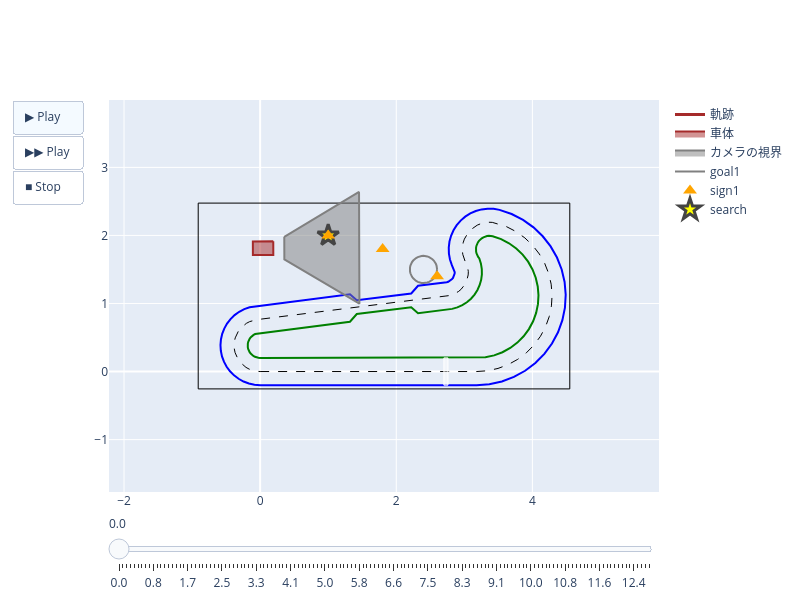

This figure's notebook cell:
### Code cell
class Mission2(MissionBase):
    def __init__(self):
        super().__init__(type_b_circuit, t_max=20)
        self.goals = [
            GoalCircle((2.4, 1.5), 0.2, should_stop=True),
        ]
        self.initial_xy = (0.0, 2.0)
        self.random_d_xy = (0.1, 0.2)
        self.random_d_yaw_deg = 1
        self.set_signs(
            [
                Sign(x=1.0, y=2.0, name="sign1"),
                Sign(x=1.8, y=1.8, name="sign1"),
                Sign(x=2.6, y=1.4, name="sign1"),
            ]
        )

    @staticmethod
    def command_func(*, move, rotate, search, **kwargs):
        """回答例：回転と直進を交互にして認識対象に近づく"""
        while True:
            pos = search()
            if pos is None:
                move(v=0)
            else:
                ######## ここから下にプログラムを書こう
                if pos.theta > 5:
                    rotate(w=45)
                elif pos.theta < -5:
                    rotate(w=-45)
                else:
                    move(v=1)
                ######## ここより上にプログラムを書こう
        ######## プログラムを書いた後にセルを実行し結果を確認しよう


sim = CarSim(prop, Mission2())
sim.run()
SimDrawer(sim).show()

### Figure 1 — Plotly figure (JSON) as saved in the notebook; plotly's stock layout.template omitted (floating-point values rounded to 4 significant figures)
{"data": [{"fill": "none", "line": {"color": "black", "dash": "dash", "width": 1}, "mode": "lines", "name": "lane_center", "showlegend": false, "type": "scatter", "x": [0.0, 3.18, 3.339, 3.495, 3.645, 3.785, 3.912, 4.024, 4.119, 4.194, 4.248, 4.281, 4.29, 4.276, 4.24, 4.182, 4.103, 4.005, 3.89, 3.76, 3.618, 3.467, 3.411, 3.354, 3.298, 3.242, 3.19, 3.141, 3.097, 3.058, 3.026, 3.001, 2.983, 2.973, 2.971, 2.977, 2.992, 3.014, 3.043, 3.054, 3.059, 3.057, 3.048, 3.033, 3.011, 2.983, 2.95, 2.912, 2.871, 2.826, 2.778, 2.73, -0.04749, -0.1014, -0.1532, -0.2019, -0.2464, -0.2858, -0.3193, -0.3463, -0.3661, -0.3784, -0.3829, -0.3795, -0.3682, -0.3494, -0.3234, -0.2907, -0.252, -0.2081, -0.16, -0.1085, -0.05482, -1.172e-16], "y": [0.0, 3.894e-16, 0.01149, 0.04571, 0.102, 0.1791, 0.2755, 0.3891, 0.5177, 0.6585, 0.8087, 0.9651, 1.125, 1.284, 1.439, 1.588, 1.727, 1.853, 1.963, 2.056, 2.13, 2.182, 2.192, 2.194, 2.187, 2.173, 2.151, 2.121, 2.085, 2.044, 1.997, 1.946, 1.891, 1.835, 1.778, 1.722, 1.667, 1.614, 1.565, 1.517, 1.469, 1.42, 1.372, 1.325, 1.282, 1.241, 1.205, 1.174, 1.149, 1.129, 1.116, 1.11, 0.7628, 0.7521, 0.7338, 0.7082, 0.676, 0.6377, 0.5941, 0.5462, 0.4949, 0.4414, 0.3866, 0.3317, 0.2779, 0.2263, 0.1779, 0.1337, 0.09463, 0.06152, 0.03503, 0.0157, 0.00395, 5e-06]}, {"fill": "none", "line": {"color": "blue", "dash": "solid", "width": 2}, "mode": "lines", "name": "lane_outer", "showlegend": false, "type": "scatter", "x": [2.449e-17, 3.18, 3.368, 3.552, 3.729, 3.894, 4.044, 4.176, 4.288, 4.377, 4.441, 4.479, 4.49, 4.474, 4.431, 4.362, 4.269, 4.153, 4.017, 3.863, 3.696, 3.517, 3.43, 3.342, 3.254, 3.169, 3.088, 3.013, 2.946, 2.889, 2.841, 2.806, 2.782, 2.772, 2.774, 2.789, 2.817, 2.857, 2.859, 2.858, 2.853, 2.845, 2.834, 2.82, 2.803, 2.784, 2.764, 2.742, 2.32, 2.22, 1.42, 1.32, -0.0723, -0.1544, -0.2333, -0.3073, -0.3751, -0.4351, -0.4862, -0.5272, -0.5574, -0.576, -0.5829, -0.5777, -0.5606, -0.5319, -0.4923, -0.4425, -0.3836, -0.3169, -0.2435, -0.1652, -0.08346, -1.54e-16], "y": [-0.2, -0.2, -0.1864, -0.146, -0.07956, 0.01153, 0.1254, 0.2596, 0.4115, 0.5778, 0.7552, 0.9399, 1.128, 1.316, 1.5, 1.675, 1.839, 1.988, 2.118, 2.228, 2.314, 2.376, 2.391, 2.393, 2.383, 2.359, 2.323, 2.276, 2.218, 2.151, 2.076, 1.995, 1.91, 1.822, 1.734, 1.647, 1.563, 1.484, 1.461, 1.439, 1.417, 1.395, 1.376, 1.358, 1.342, 1.33, 1.32, 1.313, 1.26, 1.147, 1.047, 1.135, 0.9613, 0.945, 0.9171, 0.8782, 0.8291, 0.7708, 0.7045, 0.6315, 0.5535, 0.4719, 0.3885, 0.305, 0.2231, 0.1445, 0.07078, 0.003508, -0.05594, -0.1064, -0.1467, -0.1761, -0.194, -0.2]}, {"fill": "none", "line": {"color": "green", "dash": "solid", "width": 2}, "mode": "lines", "name": "lane_inner", "showlegend": false, "type": "scatter", "x": [-2.449e-17, 3.18, 3.31, 3.438, 3.561, 3.675, 3.78, 3.872, 3.949, 4.011, 4.056, 4.082, 4.09, 4.079, 4.049, 4.002, 3.937, 3.857, 3.763, 3.657, 3.541, 3.418, 3.39, 3.362, 3.334, 3.307, 3.281, 3.257, 3.235, 3.216, 3.2, 3.187, 3.178, 3.172, 3.171, 3.173, 3.18, 3.19, 3.203, 3.22, 3.244, 3.257, 3.258, 3.248, 3.226, 3.193, 3.151, 3.098, 3.038, 2.971, 2.898, 2.821, 2.742, 2.32, 2.22, 1.42, 1.32, -0.02269, -0.04843, -0.07319, -0.09643, -0.1177, -0.1365, -0.1525, -0.1654, -0.1749, -0.1807, -0.1829, -0.1812, -0.1759, -0.1669, -0.1545, -0.1388, -0.1204, -0.09942, -0.07641, -0.05183, -0.02619, -8.049e-17], "y": [0.2, 0.2, 0.2094, 0.2374, 0.2835, 0.3466, 0.4255, 0.5185, 0.6238, 0.7391, 0.8621, 0.9902, 1.121, 1.251, 1.379, 1.5, 1.614, 1.718, 1.809, 1.885, 1.945, 1.988, 1.993, 1.994, 1.991, 1.983, 1.973, 1.958, 1.941, 1.92, 1.897, 1.872, 1.846, 1.818, 1.79, 1.762, 1.735, 1.709, 1.684, 1.662, 1.586, 1.507, 1.427, 1.348, 1.271, 1.198, 1.131, 1.071, 1.018, 0.9755, 0.9427, 0.9209, 0.9104, 0.8572, 0.9455, 0.8455, 0.7322, 0.5644, 0.5592, 0.5505, 0.5383, 0.5229, 0.5046, 0.4838, 0.4609, 0.4364, 0.4108, 0.3847, 0.3585, 0.3328, 0.3081, 0.285, 0.2639, 0.2452, 0.2294, 0.2167, 0.2075, 0.2019, 0.2]}, {"fill": "none", "line": {"color": "black", "dash": "solid", "width": 1}, "mode": "lines", "name": "rim", "showlegend": false, "type": "scatter", "x": [-0.91, 4.55, 4.55, -0.91, -0.91], "y": [-0.255, -0.255, 2.475, 2.475, -0.255]}, {"fill": "toself", "line": {"color": "white", "dash": "solid", "width": 1}, "mode": "lines", "name": "start", "showlegend": false, "type": "scatter", "x": [2.7, 2.76, 2.76, 2.7, 2.7], "y": [-0.2, -0.2, 0.2, 0.2, -0.2]}, {"legendrank": 1, "line": {"color": "brown", "width": 3}, "mode": "lines", "name": "軌跡", "type": "scatter", "x": [0.04324], "y": [1.813]}, {"fill": "toself", "legendrank": 2, "line": {"color": "brown", "width": 2}, "mode": "lines", "name": "車体", "type": "scatter", "x": [0.1929, 0.1936, -0.1064, -0.1071, 0.1929], "y": [1.914, 1.714, 1.713, 1.913, 1.914]}, {"fill": "toself", "legendrank": 3, "line": {"color": "gray", "width": 2}, "mode": "lines", "name": "カメラの視界", "type": "scatter", "x": [0.3546, 1.453, 1.459, 0.3558, 0.3546], "y": [1.979, 2.638, 0.9978, 1.649, 1.979]}, {"legendrank": 4, "line": {"color": "gray", "dash": "solid", "width": 2}, "mode": "lines", "name": "goal1", "type": "scatter", "x": [2.6, 2.598, 2.592, 2.582, 2.568, 2.551, 2.531, 2.508, 2.483, 2.456, 2.428, 2.4, 2.372, 2.344, 2.317, 2.292, 2.269, 2.249, 2.232, 2.218, 2.208, 2.202, 2.2, 2.202, 2.208, 2.218, 2.232, 2.249, 2.269, 2.292, 2.317, 2.344, 2.372, 2.4, 2.428, 2.456, 2.483, 2.508, 2.531, 2.551, 2.568, 2.582, 2.592, 2.598, 2.6], "y": [1.5, 1.528, 1.556, 1.583, 1.608, 1.631, 1.651, 1.668, 1.682, 1.692, 1.698, 1.7, 1.698, 1.692, 1.682, 1.668, 1.651, 1.631, 1.608, 1.583, 1.556, 1.528, 1.5, 1.472, 1.444, 1.417, 1.392, 1.369, 1.349, 1.332, 1.318, 1.308, 1.302, 1.3, 1.302, 1.308, 1.318, 1.332, 1.349, 1.369, 1.392, 1.417, 1.444, 1.472, 1.5]}, {"legendrank": 6, "marker": {"color": "yellow", "line": {"width": 3}, "size": 16, "symbol": "star"}, "mode": "markers", "name": "search", "type": "scatter", "x": [1], "y": [2]}, {"legendrank": 7, "marker": {"color": "yellow", "line": {"width": 1}, "size": 16, "symbol": "star"}, "mode": "markers", "name": "search_all", "type": "scatter", "x": [], "y": []}, {"legendrank": 5, "marker": {"color": "orange", "size": 12, "symbol": "triangle-up"}, "mode": "markers", "name": "sign1", "type": "scatter", "x": [1, 1.8, 2.6], "y": [2, 1.8, 1.4]}], "layout": {"height": 600, "sliders": [{"steps": [{"args": [["0"], {"frame": {"duration": 0, "redraw": true}, "mode": "immediate"}], "label": "0.0", "method": "animate"}, {"args": [["1"], {"frame": {"duration": 0, "redraw": true}, "mode": "immediate"}], "label": "0.1", "method": "animate"}, {"args": [["2"], {"frame": {"duration": 0, "redraw": true}, "mode": "immediate"}], "label": "0.2", "method": "animate"}, {"args": [["3"], {"frame": {"duration": 0, "redraw": true}, "mode": "immediate"}], "label": "0.3", "method": "animate"}, {"args": [["4"], {"frame": {"duration": 0, "redraw": true}, "mode": "immediate"}], "label": "0.4", "method": "animate"}, {"args": [["5"], {"frame": {"duration": 0, "redraw": true}, "mode": "immediate"}], "label": "0.5", "method": "animate"}, {"args": [["6"], {"frame": {"duration": 0, "redraw": true}, "mode": "immediate"}], "label": "0.6", "method": "animate"}, {"args": [["7"], {"frame": {"duration": 0, "redraw": true}, "mode": "immediate"}], "label": "0.6", "method": "animate"}, {"args": [["8"], {"frame": {"duration": 0, "redraw": true}, "mode": "immediate"}], "label": "0.7", "method": "animate"}, {"args": [["9"], {"frame": {"duration": 0, "redraw": true}, "mode": "immediate"}], "label": "0.8", "method": "animate"}, {"args": [["10"], {"frame": {"duration": 0, "redraw": true}, "mode": "immediate"}], "label": "0.9", "method": "animate"}, {"args": [["11"], {"frame": {"duration": 0, "redraw": true}, "mode": "immediate"}], "label": "1.0", "method": "animate"}, {"args": [["12"], {"frame": {"duration": 0, "redraw": true}, "mode": "immediate"}], "label": "1.1", "method": "animate"}, {"args": [["13"], {"frame": {"duration": 0, "redraw": true}, "mode": "immediate"}], "label": "1.2", "method": "animate"}, {"args": [["14"], {"frame": {"duration": 0, "redraw": true}, "mode": "immediate"}], "label": "1.3", "method": "animate"}, {"args": [["15"], {"frame": {"duration": 0, "redraw": true}, "mode": "immediate"}], "label": "1.4", "method": "animate"}, {"args": [["16"], {"frame": {"duration": 0, "redraw": true}, "mode": "immediate"}], "label": "1.5", "method": "animate"}, {"args": [["17"], {"frame": {"duration": 0, "redraw": true}, "mode": "immediate"}], "label": "1.6", "method": "animate"}, {"args": [["18"], {"frame": {"duration": 0, "redraw": true}, "mode": "immediate"}], "label": "1.7", "method": "animate"}, {"args": [["19"], {"frame": {"duration": 0, "redraw": true}, "mode": "immediate"}], "label": "1.8", "method": "animate"}, {"args": [["20"], {"frame": {"duration": 0, "redraw": true}, "mode": "immediate"}], "label": "1.8", "method": "animate"}, {"args": [["21"], {"frame": {"duration": 0, "redraw": true}, "mode": "immediate"}], "label": "1.9", "method": "animate"}, {"args": [["22"], {"frame": {"duration": 0, "redraw": true}, "mode": "immediate"}], "label": "2.0", "method": "animate"}, {"args": [["23"], {"frame": {"duration": 0, "redraw": true}, "mode": "immediate"}], "label": "2.1", "method": "animate"}, {"args": [["24"], {"frame": {"duration": 0, "redraw": true}, "mode": "immediate"}], "label": "2.2", "method": "animate"}, {"args": [["25"], {"frame": {"duration": 0, "redraw": true}, "mode": "immediate"}], "label": "2.3", "method": "animate"}, {"args": [["26"], {"frame": {"duration": 0, "redraw": true}, "mode": "immediate"}], "label": "2.4", "method": "animate"}, {"args": [["27"], {"frame": {"duration": 0, "redraw": true}, "mode": "immediate"}], "label": "2.5", "method": "animate"}, {"args": [["28"], {"frame": {"duration": 0, "redraw": true}, "mode": "immediate"}], "label": "2.6", "method": "animate"}, {"args": [["29"], {"frame": {"duration": 0, "redraw": true}, "mode": "immediate"}], "label": "2.7", "method": "animate"}, {"args": [["30"], {"frame": {"duration": 0, "redraw": true}, "mode": "immediate"}], "label": "2.8", "method": "animate"}, {"args": [["31"], {"frame": {"duration": 0, "redraw": true}, "mode": "immediate"}], "label": "2.9", "method": "animate"}, {"args": [["32"], {"frame": {"duration": 0, "redraw": true}, "mode": "immediate"}], "label": "2.9", "method": "animate"}, {"args": [["33"], {"frame": {"duration": 0, "redraw": true}, "mode": "immediate"}], "label": "3.0", "method": "animate"}, {"args": [["34"], {"frame": {"duration": 0, "redraw": true}, "mode": "immediate"}], "label": "3.1", "method": "animate"}, {"args": [["35"], {"frame": {"duration": 0, "redraw": true}, "mode": "immediate"}], "label": "3.2", "method": "animate"}, {"args": [["36"], {"frame": {"duration": 0, "redraw": true}, "mode": "immediate"}], "label": "3.3", "method": "animate"}, {"args": [["37"], {"frame": {"duration": 0, "redraw": true}, "mode": "immediate"}], "label": "3.4", "method": "animate"}, {"args": [["38"], {"frame": {"duration": 0, "redraw": true}, "mode": "immediate"}], "label": "3.5", "method": "animate"}, {"args": [["39"], {"frame": {"duration": 0, "redraw": true}, "mode": "immediate"}], "label": "3.6", "method": "animate"}, {"args": [["40"], {"frame": {"duration": 0, "redraw": true}, "mode": "immediate"}], "label": "3.7", "method": "animate"}, {"args": [["41"], {"frame": {"duration": 0, "redraw": true}, "mode": "immediate"}], "label": "3.8", "method": "animate"}, {"args": [["42"], {"frame": {"duration": 0, "redraw": true}, "mode": "immediate"}], "label": "3.9", "method": "animate"}, {"args": [["43"], {"frame": {"duration": 0, "redraw": true}, "mode": "immediate"}], "label": "4.0", "method": "animate"}, {"args": [["44"], {"frame": {"duration": 0, "redraw": true}, "mode": "immediate"}], "label": "4.1", "method": "animate"}, {"args": [["45"], {"frame": {"duration": 0, "redraw": true}, "mode": "immediate"}], "label": "4.1", "method": "animate"}, {"args": [["46"], {"frame": {"duration": 0, "redraw": true}, "mode": "immediate"}], "label": "4.2", "method": "animate"}, {"args": [["47"], {"frame": {"duration": 0, "redraw": true}, "mode": "immediate"}], "label": "4.3", "method": "animate"}, {"args": [["48"], {"frame": {"duration": 0, "redraw": true}, "mode": "immediate"}], "label": "4.4", "method": "animate"}, {"args": [["49"], {"frame": {"duration": 0, "redraw": true}, "mode": "immediate"}], "label": "4.5", "method": "animate"}, {"args": [["50"], {"frame": {"duration": 0, "redraw": true}, "mode": "immediate"}], "label": "4.6", "method": "animate"}, {"args": [["51"], {"frame": {"duration": 0, "redraw": true}, "mode": "immediate"}], "label": "4.7", "method": "animate"}, {"args": [["52"], {"frame": {"duration": 0, "redraw": true}, "mode": "immediate"}], "label": "4.8", "method": "animate"}, {"args": [["53"], {"frame": {"duration": 0, "redraw": true}, "mode": "immediate"}], "label": "4.9", "method": "animate"}, {"args": [["54"], {"frame": {"duration": 0, "redraw": true}, "mode": "immediate"}], "label": "5.0", "method": "animate"}, {"args": [["55"], {"frame": {"duration": 0, "redraw": true}, "mode": "immediate"}], "label": "5.1", "method": "animate"}, {"args": [["56"], {"frame": {"duration": 0, "redraw": true}, "mode": "immediate"}], "label": "5.2", "method": "animate"}, {"args": [["57"], {"frame": {"duration": 0, "redraw": true}, "mode": "immediate"}], "label": "5.3", "method": "animate"}, {"args": [["58"], {"frame": {"duration": 0, "redraw": true}, "mode": "immediate"}], "label": "5.3", "method": "animate"}, {"args": [["59"], {"frame": {"duration": 0, "redraw": true}, "mode": "immediate"}], "label": "5.4", "method": "animate"}, {"args": [["60"], {"frame": {"duration": 0, "redraw": true}, "mode": "immediate"}], "label": "5.5", "method": "animate"}, {"args": [["61"], {"frame": {"duration": 0, "redraw": true}, "mode": "immediate"}], "label": "5.6", "method": "animate"}, {"args": [["62"], {"frame": {"duration": 0, "redraw": true}, "mode": "immediate"}], "label": "5.7", "method": "animate"}, {"args": [["63"], {"frame": {"duration": 0, "redraw": true}, "mode": "immediate"}], "label": "5.8", "method": "animate"}, {"args": [["64"], {"frame": {"duration": 0, "redraw": true}, "mode": "immediate"}], "label": "5.9", "method": "animate"}, {"args": [["65"], {"frame": {"duration": 0, "redraw": true}, "mode": "immediate"}], "label": "6.0", "method": "animate"}, {"args": [["66"], {"frame": {"duration": 0, "redraw": true}, "mode": "immediate"}], "label": "6.1", "method": "animate"}, {"args": [["67"], {"frame": {"duration": 0, "redraw": true}, "mode": "immediate"}], "label": "6.2", "method": "animate"}, {"args": [["68"], {"frame": {"duration": 0, "redraw": true}, "mode": "immediate"}], "label": "6.3", "method": "animate"}, {"args": [["69"], {"frame": {"duration": 0, "redraw": true}, "mode": "immediate"}], "label": "6.4", "method": "animate"}, {"args": [["70"], {"frame": {"duration": 0, "redraw": true}, "mode": "immediate"}], "label": "6.5", "method": "animate"}, {"args": [["71"], {"frame": {"duration": 0, "redraw": true}, "mode": "immediate"}], "label": "6.5", "method": "animate"}, {"args": [["72"], {"frame": {"duration": 0, "redraw": true}, "mode": "immediate"}], "label": "6.6", "method": "animate"}, {"args": [["73"], {"frame": {"duration": 0, "redraw": true}, "mode": "immediate"}], "label": "6.7", "method": "animate"}, {"args": [["74"], {"frame": {"duration": 0, "redraw": true}, "mode": "immediate"}], "label": "6.8", "method": "animate"}, {"args": [["75"], {"frame": {"duration": 0, "redraw": true}, "mode": "immediate"}], "label": "6.9", "method": "animate"}, {"args": [["76"], {"frame": {"duration": 0, "redraw": true}, "mode": "immediate"}], "label": "7.0", "method": "animate"}, {"args": [["77"], {"frame": {"duration": 0, "redraw": true}, "mode": "immediate"}], "label": "7.1", "method": "animate"}, {"args": [["78"], {"frame": {"duration": 0, "redraw": true}, "mode": "immediate"}], "label": "7.2", "method": "animate"}, {"args": [["79"], {"frame": {"duration": 0, "redraw": true}, "mode": "immediate"}], "label": "7.3", "method": "animate"}, {"args": [["80"], {"frame": {"duration": 0, "redraw": true}, "mode": "immediate"}], "label": "7.4", "method": "animate"}, {"args": [["81"], {"frame": {"duration": 0, "redraw": true}, "mode": "immediate"}], "label": "7.5", "method": "animate"}, {"args": [["82"], {"frame": {"duration": 0, "redraw": true}, "mode": "immediate"}], "label": "7.6", "method": "animate"}, {"args": [["83"], {"frame": {"duration": 0, "redraw": true}, "mode": "immediate"}], "label": "7.7", "method": "animate"}, {"args": [["84"], {"frame": {"duration": 0, "redraw": true}, "mode": "immediate"}], "label": "7.7", "method": "animate"}, {"args": [["85"], {"frame": {"duration": 0, "redraw": true}, "mode": "immediate"}], "label": "7.8", "method": "animate"}, {"args": [["86"], {"frame": {"duration": 0, "redraw": true}, "mode": "immediate"}], "label": "7.9", "method": "animate"}, {"args": [["87"], {"frame": {"duration": 0, "redraw": true}, "mode": "immediate"}], "label": "8.0", "method": "animate"}, {"args": [["88"], {"frame": {"duration": 0, "redraw": true}, "mode": "immediate"}], "label": "8.1", "method": "animate"}, {"args": [["89"], {"frame": {"duration": 0, "redraw": true}, "mode": "immediate"}], "label": "8.2", "method": "animate"}, {"args": [["90"], {"frame": {"duration": 0, "redraw": true}, "mode": "immediate"}], "label": "8.3", "method": "animate"}, {"args": [["91"], {"frame": {"duration": 0, "redraw": true}, "mode": "immediate"}], "label": "8.4", "method": "animate"}, {"args": [["92"], {"frame": {"duration": 0, "redraw": true}, "mode": "immediate"}], "label": "8.5", "method": "animate"}, {"args": [["93"], {"frame": {"duration": 0, "redraw": true}, "mode": "immediate"}], "label": "8.6", "method": "animate"}, {"args": [["94"], {"frame": {"duration": 0, "redraw": true}, "mode": "immediate"}], "label": "8.7", "method": "animate"}, {"args": [["95"], {"frame": {"duration": 0, "redraw": true}, "mode": "immediate"}], "label": "8.8", "method": "animate"}, {"args": [["96"], {"frame": {"duration": 0, "redraw": true}, "mode": "immediate"}], "label": "8.8", "method": "animate"}, {"args": [["97"], {"frame": {"duration": 0, "redraw": true}, "mode": "immediate"}], "label": "8.9", "method": "animate"}, {"args": [["98"], {"frame": {"duration": 0, "redraw": true}, "mode": "immediate"}], "label": "9.0", "method": "animate"}, {"args": [["99"], {"frame": {"duration": 0, "redraw": true}, "mode": "immediate"}], "label": "9.1", "method": "animate"}, {"args": [["100"], {"frame": {"duration": 0, "redraw": true}, "mode": "immediate"}], "label": "9.2", "method": "animate"}, {"args": [["101"], {"frame": {"duration": 0, "redraw": true}, "mode": "immediate"}], "label": "9.3", "method": "animate"}, {"args": [["102"], {"frame": {"duration": 0, "redraw": true}, "mode": "immediate"}], "label": "9.4", "method": "animate"}, {"args": [["103"], {"frame": {"duration": 0, "redraw": true}, "mode": "immediate"}], "label": "9.5", "method": "animate"}, {"args": [["104"], {"frame": {"duration": 0, "redraw": true}, "mode": "immediate"}], "label": "9.6", "method": "animate"}, {"args": [["105"], {"frame": {"duration": 0, "redraw": true}, "mode": "immediate"}], "label": "9.7", "method": "animate"}, {"args": [["106"], {"frame": {"duration": 0, "redraw": true}, "mode": "immediate"}], "label": "9.8", "method": "animate"}, {"args": [["107"], {"frame": {"duration": 0, "redraw": true}, "mode": "immediate"}], "label": "9.9", "method": "animate"}, {"args": [["108"], {"frame": {"duration": 0, "redraw": true}, "mode": "immediate"}], "label": "10.0", "method": "animate"}, {"args": [["109"], {"frame": {"duration": 0, "redraw": true}, "mode": "immediate"}], "label": "10.0", "method": "animate"}, {"args": [["110"], {"frame": {"duration": 0, "redraw": true}, "mode": "immediate"}], "label": "10.1", "method": "animate"}, {"args": [["111"], {"frame": {"duration": 0, "redraw": true}, "mode": "immediate"}], "label": "10.2", "method": "animate"}, {"args": [["112"], {"frame": {"duration": 0, "redraw": true}, "mode": "immediate"}], "label": "10.3", "method": "animate"}, {"args": [["113"], {"frame": {"duration": 0, "redraw": true}, "mode": "immediate"}], "label": "10.4", "method": "animate"}, {"args": [["114"], {"frame": {"duration": 0, "redraw": true}, "mode": "immediate"}], "label": "10.5", "method": "animate"}, {"args": [["115"], {"frame": {"duration": 0, "redraw": true}, "mode": "immediate"}], "label": "10.6", "method": "animate"}, {"args": [["116"], {"frame": {"duration": 0, "redraw": true}, "mode": "immediate"}], "label": "10.7", "method": "animate"}, {"args": [["117"], {"frame": {"duration": 0, "redraw": true}, "mode": "immediate"}], "label": "10.8", "method": "animate"}, {"args": [["118"], {"frame": {"duration": 0, "redraw": true}, "mode": "immediate"}], "label": "10.9", "method": "animate"}, {"args": [["119"], {"frame": {"duration": 0, "redraw": true}, "mode": "immediate"}], "label": "11.0", "method": "animate"}, {"args": [["120"], {"frame": {"duration": 0, "redraw": true}, "mode": "immediate"}], "label": "11.1", "method": "animate"}, {"args": [["121"], {"frame": {"duration": 0, "redraw": true}, "mode": "immediate"}], "label": "11.2", "method": "animate"}, {"args": [["122"], {"frame": {"duration": 0, "redraw": true}, "mode": "immediate"}], "label": "11.2", "method": "animate"}, {"args": [["123"], {"frame": {"duration": 0, "redraw": true}, "mode": "immediate"}], "label": "11.3", "method": "animate"}, {"args": [["124"], {"frame": {"duration": 0, "redraw": true}, "mode": "immediate"}], "label": "11.4", "method": "animate"}, {"args": [["125"], {"frame": {"duration": 0, "redraw": true}, "mode": "immediate"}], "label": "11.5", "method": "animate"}, {"args": [["126"], {"frame": {"duration": 0, "redraw": true}, "mode": "immediate"}], "label": "11.6", "method": "animate"}, {"args": [["127"], {"frame": {"duration": 0, "redraw": true}, "mode": "immediate"}], "label": "11.7", "method": "animate"}, {"args": [["128"], {"frame": {"duration": 0, "redraw": true}, "mode": "immediate"}], "label": "11.8", "method": "animate"}, {"args": [["129"], {"frame": {"duration": 0, "redraw": true}, "mode": "immediate"}], "label": "11.9", "method": "animate"}, {"args": [["130"], {"frame": {"duration": 0, "redraw": true}, "mode": "immediate"}], "label": "12.0", "method": "animate"}, {"args": [["131"], {"frame": {"duration": 0, "redraw": true}, "mode": "immediate"}], "label": "12.1", "method": "animate"}, {"args": [["132"], {"frame": {"duration": 0, "redraw": true}, "mode": "immediate"}], "label": "12.2", "method": "animate"}, {"args": [["133"], {"frame": {"duration": 0, "redraw": true}, "mode": "immediate"}], "label": "12.3", "method": "animate"}, {"args": [["134"], {"frame": {"duration": 0, "redraw": true}, "mode": "immediate"}], "label": "12.4", "method": "animate"}, {"args": [["135"], {"frame": {"duration": 0, "redraw": true}, "mode": "immediate"}], "label": "12.4", "method": "animate"}, {"args": [["136"], {"frame": {"duration": 0, "redraw": true}, "mode": "immediate"}], "label": "12.5", "method": "animate"}, {"args": [["137"], {"frame": {"duration": 0, "redraw": true}, "mode": "immediate"}], "label": "12.6", "method": "animate"}, {"args": [["138"], {"frame": {"duration": 0, "redraw": true}, "mode": "immediate"}], "label": "12.7", "method": "animate"}, {"args": [["139"], {"frame": {"duration": 0, "redraw": true}, "mode": "immediate"}], "label": "12.8", "method": "animate"}]}], "updatemenus": [{"buttons": [{"args": [null, {"frame": {"duration": 92.18, "redraw": true}, "fromcurrent": true, "transition": {"duration": 0}}], "label": "▶ Play", "method": "animate"}, {"args": [null, {"frame": {"duration": 46.09, "redraw": true}, "fromcurrent": true, "transition": {"duration": 0}}], "label": "▶▶ Play", "method": "animate"}, {"args": [[null], {"frame": {"duration": 0}, "mode": "immediate"}], "label": "■ Stop", "method": "animate"}], "type": "buttons"}], "width": 800, "xaxis": {"range": [-1.06, 4.7], "scaleanchor": "y"}, "yaxis": {"range": [-1.77, 3.99]}}}
